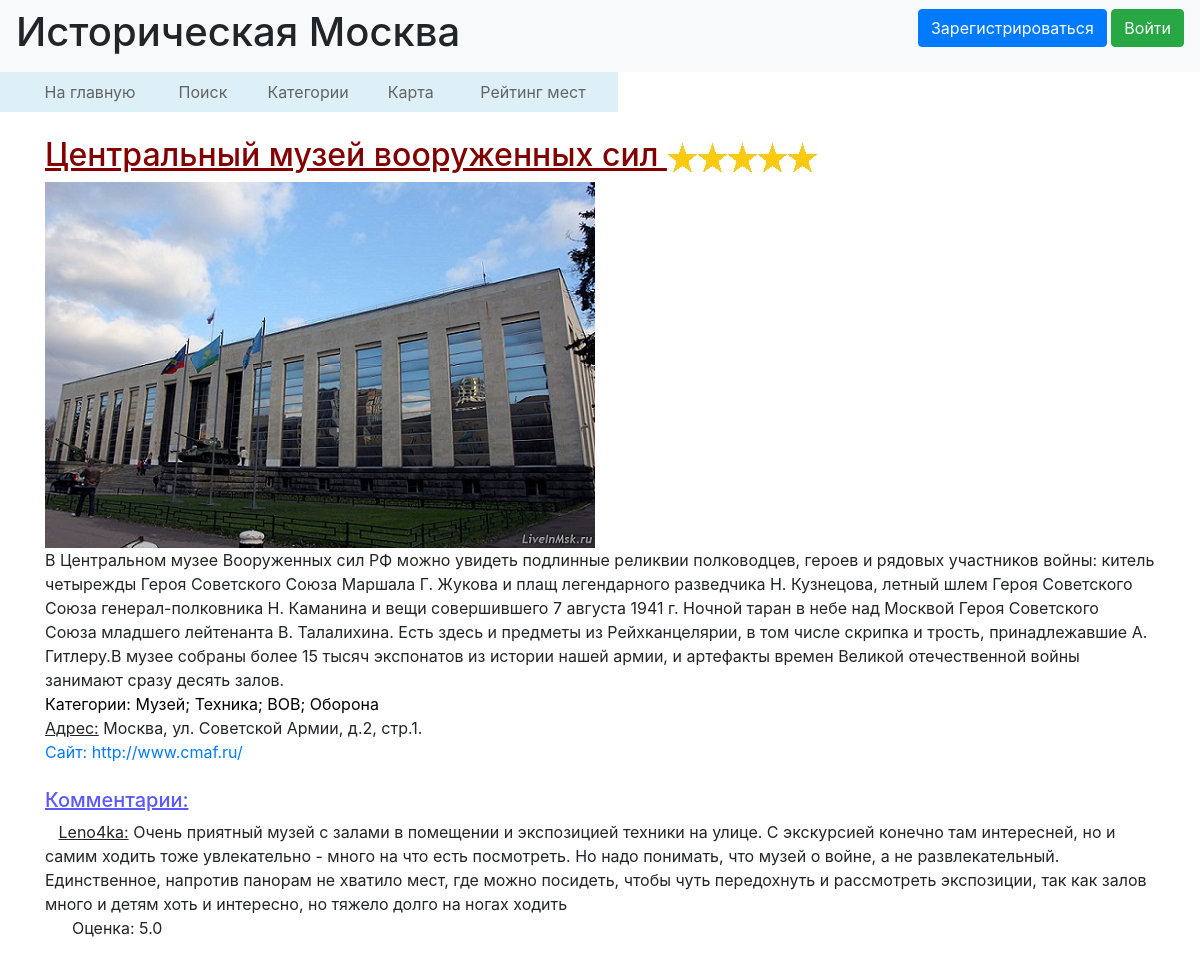
The page /one_place/11 on the database its author committed.
### data/places.py (models this page shows)
class Place(SqlAlchemyBase, SerializerMixin):
    __tablename__ = 'places'
    id = sqlalchemy.Column(sqlalchemy.Integer, primary_key=True, autoincrement=True)
    name = sqlalchemy.Column(sqlalchemy.String)
    address = sqlalchemy.Column(sqlalchemy.String)
    about = sqlalchemy.Column(sqlalchemy.String, nullable=True)
    coords = sqlalchemy.Column(sqlalchemy.String, nullable=True)
    picture = sqlalchemy.Column(sqlalchemy.String, nullable=True)
    rating = sqlalchemy.Column(sqlalchemy.Float, default=0.0)
    comments_list = sqlalchemy.Column(sqlalchemy.String, default='')
    site = sqlalchemy.Column(sqlalchemy.String, nullable=True)

### data/comments.py (models this page shows)
class Comm(SqlAlchemyBase, SerializerMixin):
    __tablename__ = 'comments'
    id = sqlalchemy.Column(sqlalchemy.Integer, primary_key=True, autoincrement=True)
    text = sqlalchemy.Column(sqlalchemy.String)
    rating = sqlalchemy.Column(sqlalchemy.Float)
    user_id = sqlalchemy.Column(sqlalchemy.Integer)
    user_name = sqlalchemy.Column(sqlalchemy.String)
    place_id = sqlalchemy.Column(sqlalchemy.Integer)

### main.py (the view)
@app.route("/one_place/<place_id>")
def one_place(place_id):
    categs = CategoryListResource.get(CategoryListResource())
    categ_list = []
    for cat in categs:
        if str(place_id) in str(cat.places_id).split(','):
            categ_list.append(cat.name)
    categ_list = '; '.join(categ_list)
    place = PlaceResource.get(PlaceResource(), place_id)
    comments = CommListResource_ForPlace.get(CommListResource_ForPlace(), place_id)
    return render_template('one_place.html', title=place.name, place=place, comms=comments, categ_list=categ_list)

### data/categories.py (called while the page is built)
    def get(self):
        session = create_session()
        categs = session.query(Category).all()
        return categs

### data/comments.py (called while the page is built)
    def get(self, place_id):
        session = create_session()
        comms = session.query(Comm).filter(Comm.place_id == place_id).all()
        return comms

### data/db_session.py (called while the page is built)
def create_session() -> Session:
    global __factory
    return __factory()

### data/places.py (called while the page is built)
    def get(self, place_id):
        session = create_session()
        place = session.query(Place).get(place_id)
        return place

### templates/one_place.html (shortened to what this page needs)
{% extends "base.html" %}
{% block content %}
<table
        style="margin-left: -127px; text-align: left; width: 700px; height: 40px; background-color: #DEF0F7; "
        border="0" cellpadding="0" cellspacing="2">
    <tbody>
    <tr>
        <td style="text-align: center;"></td>
        <td style="text-align: center;"><a style="color: #646464;" href="/main">
            На главную</a></td>
        <td style="text-align: center"><a style="color: #646464;" href="/search">
            Поиск</a></td>
        <td style="text-align: center;"><a style="color: #646464;" href="/categories">
            Категории</a></td>
        <td style="text-align: center;"><a style="color: #646464;" href="/map">
            Карта</a></td>
        <td style="text-align: center;"><a style="color: #646464;" href="/rating">
            Рейтинг мест</a></td>
    </tr>
    </tbody>
</table>
<br>
<h2 style="text-decoration: underline; color: #820000;">{{place.name}}
    {% if place.rating == 1 %}
    <img src="/../static/img/star_1.jpg">
    {% elif place.rating == 2 %}
    <img src="/../static/img/star_2.jpg">
    {% elif place.rating == 3 %}
    <img src="/../static/img/star_3.jpg">
    {% elif place.rating == 4 %}
    <img src="/../static/img/star_4.jpg">
    {% elif place.rating == 5 %}
    <img src="/../static/img/star_5.jpg">
    {% endif %}
</h2>
<img src={{place.picture}} alt="здесь должна была быть картинка, но она не нашлась">
<div>{{place.about}}</div>
<div><a style="color: black" href="/categories">Категории:</a><a style="color: black" href="/categories"> {{categ_list}}</a></div>
<div><a style="text-decoration: underline;">Адрес:</a> {{place.address}}</div>
{% if place.site != ' ' %}
<div><a href={{place.site}}>Cайт: {{place.site}}</a></div>
{% endif %}
<br>
<h5><span style="text-decoration: underline; color: rgb(89, 89, 255);">Комментарии:</span></h5>
{% for comm in comms %}
<div>&nbsp;&nbsp;&nbsp;<a style="text-decoration: underline;">{{comm.user_name}}:</a> {{comm.text}}</div>
<div>&nbsp;&nbsp;&nbsp;&nbsp;&nbsp;&nbsp;Оценка: {{comm.rating}}</div>
{% endfor %}
<br><br>
{% endblock %}

### rows shown on the page
Place: name "Центральный музей вооруженных сил", picture (picture), about "В Центральном музее Вооруженных сил РФ можно увидеть подлинные реликвии полководцев, героев и рядовых участников войны: китель четырежды Героя Советского Союза Маршала Г. Жукова и плащ легендарного разведчика Н. Кузнецова, летный шлем Героя Советского Союза генерал-полковника Н. Каманина и вещи совершившего 7 августа 1941 г. Ночной таран в небе над Москвой Героя Советского Союза младшего лейтенанта В. Талалихина. Есть здесь и предметы из Рейхканцелярии, в том числе скрипка и трость, принадлежавшие А. Гитлеру.В музее собраны более 15 тысяч экспонатов из истории нашей армии, и артефакты времен Великой отечественной войны занимают сразу десять залов.", address "Москва, ул. Советской Армии, д.2, стр.1.", site "http://www.cmaf.ru/"
Comm: user_name "Leno4ka", text "Очень приятный музей с залами в помещении и экспозицией техники на улице. С экскурсией конечно там интересней, но и самим ходить тоже увлекательно - много на что есть посмотреть. Но надо понимать, что музей о войне, а не развлекательный. Единственное, напротив панорам не хватило мест, где можно посидеть, чтобы чуть передохнуть и рассмотреть экспозиции, так как залов много и детям хоть и интересно, но тяжело долго на ногах ходить", rating "5.0"

### other values the page prints
{{ categ_list }} "Музей; Техника; ВОВ; Оборона"
